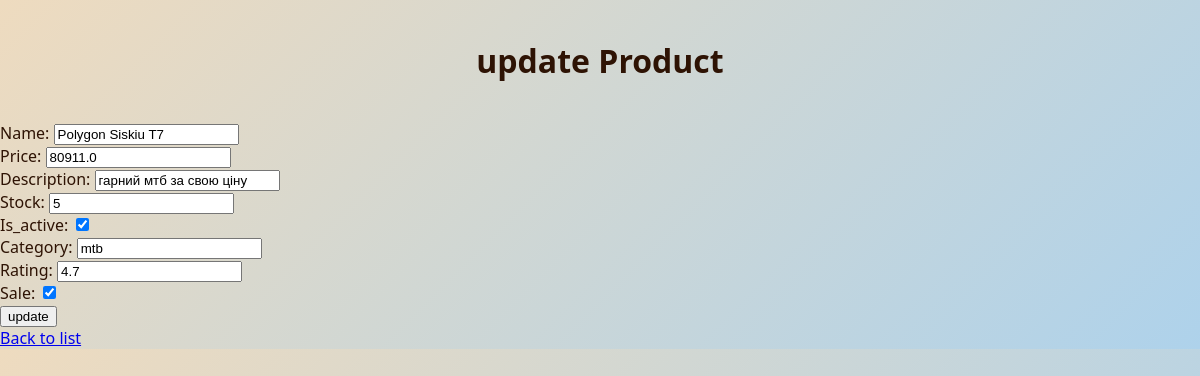
Page /update/21 on the committed database.
### app/models.py (models this page shows)
class Product(db.Model): #creating class that describes product
    __tablename__  = "products"
    id = db.Column(db.Integer, primary_key=True, autoincrement=True) #creating product id
    name = db.Column(db.String(100),nullable=False)
    price = db.Column(db.Float, nullable=False) #creating price
    created_at = db.Column(db.DateTime, default=db.func.now())
    updated_at = db.Column(db.DateTime, default=db.func.now(), onupdate=db.func.now())
    description = db.Column(db.Text, nullable=True)
    stock = db.Column(db.Integer, nullable=False, default=0)
    is_active  = db.Column(db.Boolean)
    category   = db.Column(db.String(50), nullable=False)
    rating  = db.Column(db.Float, nullable=True, default=0)
    sale   = db.Column(db.Boolean)

### app/routes.py (the view, shortened to what this page needs)
@bp.route('/update/<int:product_id>', methods=['GET', 'POST']) #getting product ID that needs to be updated
def update_product(product_id):
    product = Product.query.get_or_404(product_id) #searching product in the database, if it does not exist, return error
    return render_template('product_form.html', action='update', product=product)  #if get method showing update form

### templates/product_form.html (shortened to what this page needs)
<!DOCTYPE html>
<html>
<head>
    <link rel="stylesheet" href="/static/style.css">
</head>
<body>
    <h1>{{ action }} Product</h1>
    <form method="post">
        <label>Name:
            <input type="text" name="name"
            value="{{ product.name if product else '' }}" required>
        </label><br>
        <label>Price:
            <input type="number" step="0.01" name="price"
            value="{{ product.price if product else '' }}" required></label><br>
       <label>Description:
            <input type="text"  name="description"
            value="{{ product.description if product else '' }}" ></label><br>
        <label>Stock:
            <input type="number"  name="stock"
            value="{{ product.stock if product else '0' }}" ></label><br>
        <label>Is_active:
            <input type="checkbox" name="is_active"
            {% if product and product.is_active %}checked{% endif %}>
</label><br>
         <label>Category:
            <input type="text"  name="category"
            value="{{ product.category if product else '' }}" ></label><br>
        <label>Rating:
            <input type="number" max="5" step="0.1" name="rating"
            value="{{ product.rating if product else '0' }}" ></label><br>
         <label>Sale:
            <input type="checkbox" name="sale"{% if product and product.sale %}checked{% endif %}>
        </label><br>
                    <button type="submit">{{ action }}</button>
        </form>
    <a href="{{ url_for('routes.product') }}">Back to list</a>
</body>
</html>

### static/style.css (style rules this page uses)
body { background: linear-gradient(135deg, #eedbbf 0%, #aed2eb 100%); font-family: "Segoe UI", Tahoma, Geneva, Verdana, sans-serif; color: #2e1304; margin: 0; }
h1 { text-align: center; padding: 18px 0; }

### rows in the picture
Product: name "Polygon Siskiu T7", price "80911.0", description "гарний мтб за свою ціну", stock "5", is_active "☑", category "mtb", rating "4.7", sale "☑"

### other values in the picture
{{ action }} "update"
